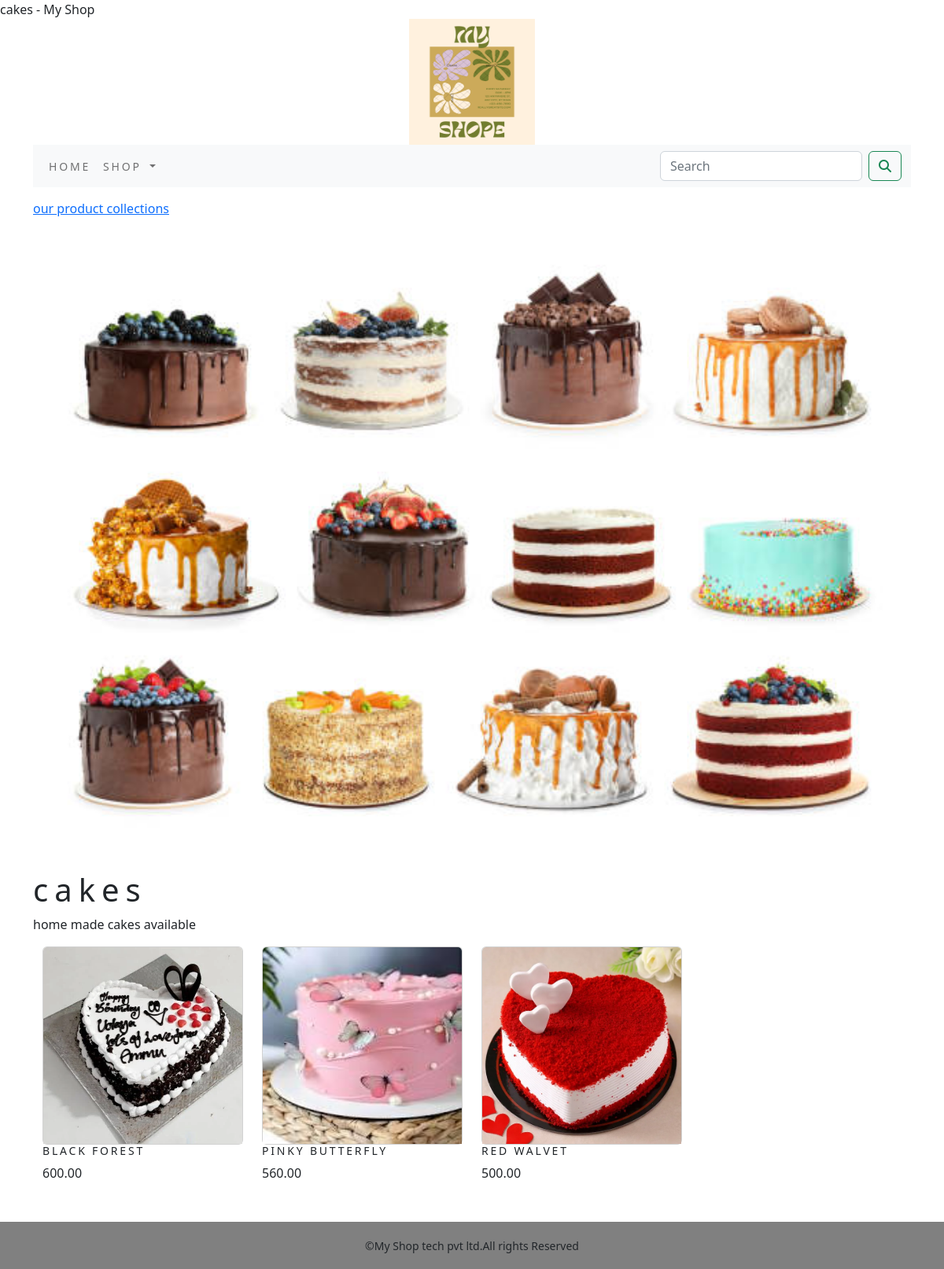
Screenshot of /shoping/cakes/ with the database file from the repository.
### shopingapp/models.py (models this page shows, shortened)
class Category(models.Model):
    name=models.CharField(max_length=250,unique=True)
    slug=models.SlugField(max_length=250,unique=True)
    description=models.TextField(blank=True)
    image=models.ImageField(upload_to='category',blank=True)
    class Meta:
        ordering=('name',)
        verbose_name='category'
        verbose_name_plural='categories'
    def get_url(self):
        return reverse('shopingapp:product_by_category',args=[self.slug])

class Product(models.Model):
    name = models.CharField(max_length=250, unique=True)
    slug = models.SlugField(max_length=250, unique=True)
    description = models.TextField(blank=True)
    image = models.ImageField(upload_to='product', blank=True)
    price=models.DecimalField(max_digits=10,decimal_places=2)
    category=models.ForeignKey(Category,on_delete=models.CASCADE)
    stock=models.IntegerField()
    available=models.BooleanField(default=True)
    created=models.DateTimeField(auto_now_add=True)
    update=models.DateTimeField(auto_now_add=True)
    def get_url(self):
        return reverse('shopingapp:prodcatdetail',args=[self.category.slug,self.slug])
    class Meta:
        ordering = ('name',)
        verbose_name = 'product'
        verbose_name_plural = 'products'

### shopingapp/views.py (the view)
# urls.py: path('',views.allproduct,name='allproduct'),
def allproduct(request,c_slug=None):
    c_page=None
    products_list=None
    if c_slug!=None:
        c_page=get_object_or_404(Category,slug=c_slug)
        products_list=Product.objects.all().filter(category=c_page,available=True)
    else:
        products_list=Product.objects.all().filter(available=True)
    paginator=Paginator(products_list,6)
    try:
        page=int(request.GET.get('page','1'))
    except:
        page=1
    try:
        products=paginator.page(page)
    except (EmptyPage,InvalidPage):
        products=paginator.page(paginator.num_pages)
    return render(request,'category.html',{'category':c_page,'products':products})

### cartapp/context_processers.py (called while the page is built)
def counter(request):
    item_count=0
    if 'admin' in request.path:
        return {}
    else:
        try:
            cart=Cart.objects.filter(cart_id=cart_id(request))
            car_items=Cartitem.objects.all().filter(cart=cart[:1])
            for cart_item in car_items:
                item_count +=cart_item.quantity
        except Cart.DoesNotExist:
            item_count =0
    return dict(item_count=item_count)

### cartapp/views.py (called while the page is built)
def cart_id(request):
    cart=request.session.session_key
    if not cart:
        cart=request.session.create()
    return cart

### shopingapp/contestprocessors.py (called while the page is built)
def menu_links(request):
    links=Category.objects.all()
    return dict(links=links)

### template/category.html (shortened to what this page needs)
{% extends 'base.html' %}
{% load static %}
{% block title %}
    {% if category %}
        {{ category.name }} - My Shop
    {% else %}
        see our new collections - My Shop
    {% endif %}
{% endblock %}
{% block content %}
    <div>
        <div class="row my_row_class">
            <div class="mx-auto">
            <p><a href="{% url 'shopingapp:allproduct' %}">our product collections</a></p>
        </div>
           </div>
    </div>
        <div class="mx_auto">
              {% if category %}
            <img class="my_image" src="{{category.image.url}}" alt="{{category.name}}" width="200px;" height="200px">
        </div>
        <br>
        <div>
            <h1 class="text center my_title">{{category.name}}</h1>
            <p class="text-justify">{{category.description}}</p>
        </div>
    {% endif %}
    <div class="container">
        <div class="row mx_auto">
            {% for product in products.object_list %}
                <div class="my_bottom_margin col-9 col-sm-12 col-md-4 col-lg-3">
                    <div class="card text-center" style="min-width:12rem;">
                        <a href="{{ product.get_url }}"><img class="card-img-top my_image" src="{{ product.image.url }}" alt="{{ product.name }}" style="width: 253px; height: 250px;"></a>
                    </div>
                    <div class="card-body">
                        <h4>{{product.name}}</h4>
                        <p>{{product.price}}</p>
                    </div>
                </div>
     {% endfor %}
        </div>
        <br>
    </div>
{% endblock %}

### static/css/custom.css (style rules this page uses)
.my_row_class { padding-top :15px }
.my_image { width:100%; height:auto; }
.my_title { font-size:16px text_transform:uppercase; letter-spacing:.2em; }
.my_bottom_margin { margin-bottom:10px; }
.card-body h4 { font-size:14px; text-transform:uppercase; letter-spacing:.2em; }

### rows the page displays
Category: image (picture), name "cakes", description "home made cakes available"
Product: image (picture), name "BLACK FOREST", price "600.00"
Product: image (picture), name "PINKY BUTTERFLY", price "560.00"
Product: image (picture), name "RED WALVET", price "500.00"
